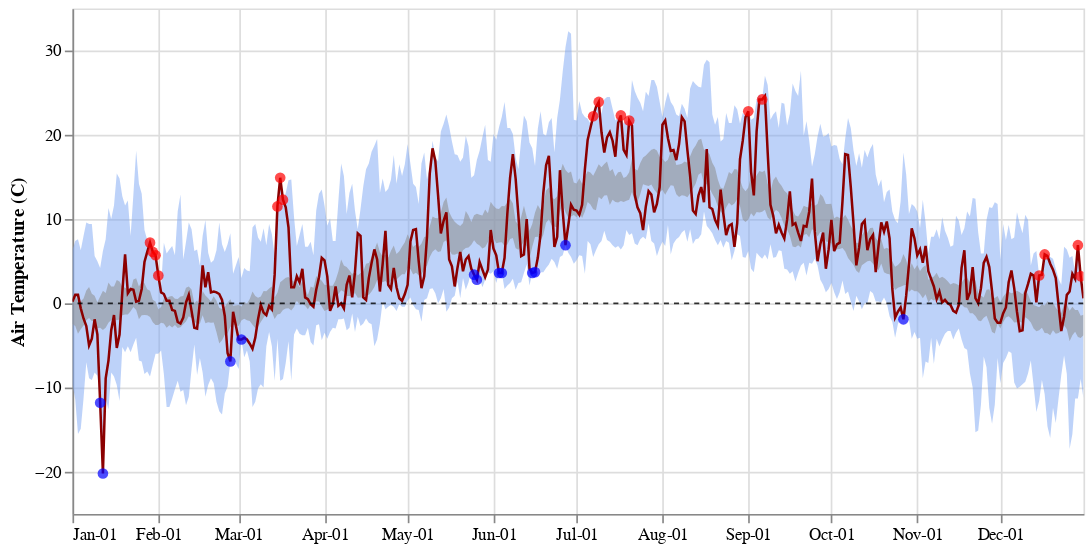

Notebook cell for this chart:
### Code cell
horz_line = alt.Chart(pd.DataFrame({
  'mean_TA': [0],
  'color': ['black']
})).mark_rule(opacity=0.8, strokeDash=[3,3]).encode(
  y='mean_TA',
  color=alt.Color('color:N', scale=None)
)
vert_line1 = alt.Chart(pd.DataFrame({
  'wtr_yr_day': ['2001-03-18'],
  'color': ['red']
})).mark_rule(opacity=0.6, strokeWidth=1.5).encode(
  x='wtr_yr_day:T',
  color=alt.Color('color:N', scale=None)
)
vert_line2 = alt.Chart(pd.DataFrame({
  'wtr_yr_day': ['2001-05-02'],
  'color': ['red']
})).mark_rule(opacity=0.6, strokeWidth=1.5).encode(
  x='wtr_yr_day:T',
  color=alt.Color('color:N', scale=None)
)
vert_line3 = alt.Chart(pd.DataFrame({
  'wtr_yr_day': ['2001-06-07'],
  'color': ['red']
})).mark_rule(opacity=0.6, strokeWidth=1.5).encode(
  x='wtr_yr_day:T',
  color=alt.Color('color:N', scale=None)
)

orc_area = alt.Chart(orc_past_stats).mark_area(color='#7DA6F3', opacity=0.5).encode(
    alt.X('monthdate(date):T', title=None,
          axis=alt.Axis(format='%b-%d', tickCount=12, labelOverlap='parity')),
    alt.Y('max:Q', title='Air Temperature (C)'),
    alt.Y2('min:Q')
).properties(width=600, height=300)

orc_area2 = alt.Chart(orc_past_stats).mark_area(color='#919397', opacity=0.6).encode(
    alt.X('monthdate(date):T', title=None,
          axis=alt.Axis(format='%b-%d', tickCount=12, labelOverlap='parity')),
    alt.Y('ci95_hi:Q'),
    alt.Y2('ci95_lo:Q')
).properties(width=600, height=300)


chart_comb = orc_area + orc_area2  + orc_plot_current + horz_line 
chart_comb.interactive()

### Figure 1 — Vega-Lite specification as saved in the notebook (floating-point values rounded to 4 significant figures; data arrays with more than 128 entries replaced by an {"elided": "..."} marker saying what was removed)
{"config": {"view": {"continuousWidth": 300, "continuousHeight": 300}}, "layer": [{"mark": {"type": "area", "color": "#7DA6F3", "opacity": 0.5}, "encoding": {"x": {"axis": {"format": "%b-%d", "labelOverlap": "parity", "tickCount": 12}, "field": "date", "timeUnit": "monthdate", "title": null, "type": "temporal"}, "y": {"field": "max", "title": "Air Temperature (C)", "type": "quantitative"}, "y2": {"field": "min"}}, "name": "view_8"}, {"mark": {"type": "area", "color": "#919397", "opacity": 0.6}, "encoding": {"x": {"axis": {"format": "%b-%d", "labelOverlap": "parity", "tickCount": 12}, "field": "date", "timeUnit": "monthdate", "title": null, "type": "temporal"}, "y": {"field": "ci95_hi", "type": "quantitative"}, "y2": {"field": "ci95_lo"}}}, {"layer": [{"data": {"name": "data-6adf500702449a66e7f2636d820350e2"}, "mark": {"type": "line", "color": "darkred", "strokeWidth": 1.5}, "encoding": {"tooltip": [{"field": "date", "timeUnit": "monthdate", "title": "Date", "type": "temporal"}, {"field": "mean_TA", "title": "Air Temp", "type": "quantitative"}], "x": {"axis": {"format": "%b-%d", "labelOverlap": "parity", "tickCount": 12}, "field": "date", "timeUnit": "monthdate", "title": null, "type": "temporal"}, "y": {"field": "mean_TA", "type": "quantitative"}}}, {"data": {"name": "data-647faf7ff80c47a4fedc8b14a0775150"}, "mark": {"type": "circle", "color": "blue", "size": 40}, "encoding": {"x": {"axis": {"format": "%b-%d", "labelOverlap": "parity", "tickCount": 12}, "field": "date", "timeUnit": "monthdate", "title": null, "type": "temporal"}, "y": {"field": "mean_TA", "type": "quantitative"}}}, {"data": {"name": "data-5406febb9e57b2f254cda2a449127018"}, "mark": {"type": "circle", "color": "red", "size": 40}, "encoding": {"x": {"axis": {"format": "%b-%d", "labelOverlap": "parity", "tickCount": 12}, "field": "date", "timeUnit": "monthdate", "title": null, "type": "temporal"}, "y": {"field": "mean_TA", "type": "quantitative"}}}]}, {"data": {"name": "data-8a6011465ddcacfefe65e7dfce9817a2"}, "mark": {"type": "rule", "opacity": 0.8, "strokeDash": [3, 3]}, "encoding": {"color": {"field": "color", "scale": null, "type": "nominal"}, "y": {"field": "mean_TA", "type": "quantitative"}}}], "data": {"name": "data-51e2b51246cba46b9ae71dd579f0f3a0"}, "height": 300, "params": [{"name": "param_8", "select": {"type": "interval", "encodings": ["x", "y"]}, "bind": "scales", "views": ["view_8"]}], "width": 600, "$schema": "https://vega.github.io/schema/vega-lite/v5.8.0.json", "datasets": {"data-51e2b51246cba46b9ae71dd579f0f3a0": {"elided": "365 records"}, "data-6adf500702449a66e7f2636d820350e2": {"elided": "365 records"}, "data-647faf7ff80c47a4fedc8b14a0775150": [{"date": "2023-10-27T00:00:00", "mean_TA": -1.9, "wtr_yr_day": "2000-10-27T00:00:00", "wtr_yr": 2024, "year": 2023, "month": 10, "day": 27, "DOY": 300, "mean": 3.974, "max": 17.9, "min": -1.9, "std": 4.577, "sem": 0.9544, "ci95_hi": 5.845, "ci95_lo": 2.103, "index": 299, "low": -1.5}, {"date": "2024-01-11T00:00:00", "mean_TA": -11.8, "wtr_yr_day": "2001-01-11T00:00:00", "wtr_yr": 2024, "year": 2024, "month": 1, "day": 11, "DOY": 11, "mean": -1.048, "max": 4.2, "min": -11.8, "std": 4.55, "sem": 0.9487, "ci95_hi": 0.8117, "ci95_lo": -2.907, "index": 10, "low": -10.5}, {"date": "2024-01-12T00:00:00", "mean_TA": -20.2, "wtr_yr_day": "2001-01-12T00:00:00", "wtr_yr": 2024, "year": 2024, "month": 1, "day": 12, "DOY": 12, "mean": -0.8348, "max": 6.2, "min": -20.2, "std": 5.722, "sem": 1.193, "ci95_hi": 1.504, "ci95_lo": -3.173, "index": 11, "low": -9.5}, {"date": "2024-02-27T00:00:00", "mean_TA": -6.9, "wtr_yr_day": "2001-02-27T00:00:00", "wtr_yr": 2024, "year": 2024, "month": 2, "day": 27, "DOY": 58, "mean": -1.17, "max": 8.3, "min": -6.9, "std": 4.031, "sem": 0.8405, "ci95_hi": 0.4778, "ci95_lo": -2.817, "index": 57, "low": -6.5}, {"date": "2024-03-02T00:00:00", "mean_TA": -4.3, "wtr_yr_day": "2001-03-02T00:00:00", "wtr_yr": 2024, "year": 2024, "month": 3, "day": 2, "DOY": 62, "mean": -1.213, "max": 3.0, "min": -4.3, "std": 2.041, "sem": 0.4256, "ci95_hi": -0.3788, "ci95_lo": -2.047, "index": 60, "low": -3.8}, {"date": "2024-05-25T00:00:00", "mean_TA": 3.4, "wtr_yr_day": "2001-05-25T00:00:00", "wtr_yr": 2024, "year": 2024, "month": 5, "day": 25, "DOY": 146, "mean": 8.961, "max": 15.2, "min": 3.4, "std": 3.615, "sem": 0.7538, "ci95_hi": 10.44, "ci95_lo": 7.483, "index": 144, "low": 5.1}, {"date": "2024-05-26T00:00:00", "mean_TA": 2.8, "wtr_yr_day": "2001-05-26T00:00:00", "wtr_yr": 2024, "year": 2024, "month": 5, "day": 26, "DOY": 147, "mean": 8.839, "max": 17.0, "min": 2.8, "std": 4.366, "sem": 0.9103, "ci95_hi": 10.62, "ci95_lo": 7.055, "index": 145, "low": 2.8}, {"date": "2024-06-03T00:00:00", "mean_TA": 3.6, "wtr_yr_day": "2001-06-03T00:00:00", "wtr_yr": 2024, "year": 2024, "month": 6, "day": 3, "DOY": 155, "mean": 9.209, "max": 20.9, "min": 3.6, "std": 4.847, "sem": 1.011, "ci95_hi": 11.19, "ci95_lo": 7.228, "index": 153, "low": 3.9}, {"date": "2024-06-04T00:00:00", "mean_TA": 3.6, "wtr_yr_day": "2001-06-04T00:00:00", "wtr_yr": 2024, "year": 2024, "month": 6, "day": 4, "DOY": 156, "mean": 9.4, "max": 22.1, "min": 3.6, "std": 5.247, "sem": 1.094, "ci95_hi": 11.54, "ci95_lo": 7.256, "index": 154, "low": 4.4}, {"date": "2024-06-15T00:00:00", "mean_TA": 3.6, "wtr_yr_day": "2001-06-15T00:00:00", "wtr_yr": 2024, "year": 2024, "month": 6, "day": 15, "DOY": 167, "mean": 8.052, "max": 18.4, "min": 3.6, "std": 3.338, "sem": 0.696, "ci95_hi": 9.416, "ci95_lo": 6.688, "index": 165, "low": 4.0}, {"date": "2024-06-16T00:00:00", "mean_TA": 3.7, "wtr_yr_day": "2001-06-16T00:00:00", "wtr_yr": 2024, "year": 2024, "month": 6, "day": 16, "DOY": 168, "mean": 9.317, "max": 16.3, "min": 3.7, "std": 3.573, "sem": 0.745, "ci95_hi": 10.78, "ci95_lo": 7.857, "index": 166, "low": 5.7}, {"date": "2024-06-27T00:00:00", "mean_TA": 6.9, "wtr_yr_day": "2001-06-27T00:00:00", "wtr_yr": 2024, "year": 2024, "month": 6, "day": 27, "DOY": 179, "mean": 13.31, "max": 30.4, "min": 6.9, "std": 6.128, "sem": 1.278, "ci95_hi": 15.81, "ci95_lo": 10.8, "index": 177, "low": 7.2}], "data-5406febb9e57b2f254cda2a449127018": [{"date": "2023-12-15T00:00:00", "mean_TA": 3.3, "wtr_yr_day": "2000-12-15T00:00:00", "wtr_yr": 2024, "year": 2023, "month": 12, "day": 15, "DOY": 349, "mean": -1.835, "max": 3.3, "min": -11.6, "std": 3.347, "sem": 0.6979, "ci95_hi": -0.4669, "ci95_lo": -3.203, "index": 348, "high": 3.3}, {"date": "2023-12-17T00:00:00", "mean_TA": 5.8, "wtr_yr_day": "2000-12-17T00:00:00", "wtr_yr": 2024, "year": 2023, "month": 12, "day": 17, "DOY": 351, "mean": -1.899, "max": 5.8, "min": -10.8, "std": 4.004, "sem": 0.8349, "ci95_hi": -0.2628, "ci95_lo": -3.536, "index": 350, "high": 3.9}, {"date": "2023-12-29T00:00:00", "mean_TA": 6.9, "wtr_yr_day": "2000-12-29T00:00:00", "wtr_yr": 2024, "year": 2023, "month": 12, "day": 29, "DOY": 363, "mean": -2.396, "max": 6.9, "min": -11.3, "std": 3.914, "sem": 0.816, "ci95_hi": -0.7967, "ci95_lo": -3.996, "index": 362, "high": 2.6}, {"date": "2023-12-30T00:00:00", "mean_TA": 3.2, "wtr_yr_day": "2000-12-30T00:00:00", "wtr_yr": 2024, "year": 2023, "month": 12, "day": 30, "DOY": 364, "mean": -2.795, "max": 3.2, "min": -9.0, "std": 3.239, "sem": 0.6753, "ci95_hi": -1.472, "ci95_lo": -4.119, "index": 363, "high": 3.0}, {"date": "2024-01-29T00:00:00", "mean_TA": 7.2, "wtr_yr_day": "2001-01-29T00:00:00", "wtr_yr": 2024, "year": 2024, "month": 1, "day": 29, "DOY": 29, "mean": -0.06957, "max": 7.2, "min": -8.7, "std": 3.819, "sem": 0.7964, "ci95_hi": 1.491, "ci95_lo": -1.63, "index": 28, "high": 5.1}, {"date": "2024-01-30T00:00:00", "mean_TA": 6.1, "wtr_yr_day": "2001-01-30T00:00:00", "wtr_yr": 2024, "year": 2024, "month": 1, "day": 30, "DOY": 30, "mean": -0.913, "max": 6.1, "min": -7.3, "std": 3.299, "sem": 0.6879, "ci95_hi": 0.4353, "ci95_lo": -2.261, "index": 29, "high": 4.8}, {"date": "2024-01-31T00:00:00", "mean_TA": 5.7, "wtr_yr_day": "2001-01-31T00:00:00", "wtr_yr": 2024, "year": 2024, "month": 1, "day": 31, "DOY": 31, "mean": -1.183, "max": 5.7, "min": -6.0, "std": 3.404, "sem": 0.7097, "ci95_hi": 0.2084, "ci95_lo": -2.574, "index": 30, "high": 4.2}, {"date": "2024-02-01T00:00:00", "mean_TA": 3.3, "wtr_yr_day": "2001-02-01T00:00:00", "wtr_yr": 2024, "year": 2024, "month": 2, "day": 1, "DOY": 32, "mean": -1.648, "max": 3.3, "min": -6.0, "std": 2.296, "sem": 0.4788, "ci95_hi": -0.7095, "ci95_lo": -2.586, "index": 31, "high": 0.8}, {"date": "2024-03-15T00:00:00", "mean_TA": 11.5, "wtr_yr_day": "2001-03-15T00:00:00", "wtr_yr": 2024, "year": 2024, "month": 3, "day": 15, "DOY": 75, "mean": -0.03043, "max": 11.5, "min": -4.2, "std": 3.162, "sem": 0.6593, "ci95_hi": 1.262, "ci95_lo": -1.323, "index": 73, "high": 3.2}, {"date": "2024-03-16T00:00:00", "mean_TA": 14.9, "wtr_yr_day": "2001-03-16T00:00:00", "wtr_yr": 2024, "year": 2024, "month": 3, "day": 16, "DOY": 76, "mean": 0.6304, "max": 14.9, "min": -9.2, "std": 4.541, "sem": 0.9469, "ci95_hi": 2.486, "ci95_lo": -1.226, "index": 74, "high": 6.5}, {"date": "2024-03-17T00:00:00", "mean_TA": 12.3, "wtr_yr_day": "2001-03-17T00:00:00", "wtr_yr": 2024, "year": 2024, "month": 3, "day": 17, "DOY": 77, "mean": 0.9826, "max": 12.3, "min": -9.0, "std": 4.329, "sem": 0.9027, "ci95_hi": 2.752, "ci95_lo": -0.7867, "index": 75, "high": 9.6}, {"date": "2024-07-07T00:00:00", "mean_TA": 22.2, "wtr_yr_day": "2001-07-07T00:00:00", "wtr_yr": 2024, "year": 2024, "month": 7, "day": 7, "DOY": 189, "mean": 13.16, "max": 22.2, "min": 5.5, "std": 4.879, "sem": 1.017, "ci95_hi": 15.15, "ci95_lo": 11.16, "index": 187, "high": 21.2}, {"date": "2024-07-09T00:00:00", "mean_TA": 23.9, "wtr_yr_day": "2001-07-09T00:00:00", "wtr_yr": 2024, "year": 2024, "month": 7, "day": 9, "DOY": 191, "mean": 14.55, "max": 23.9, "min": 7.0, "std": 4.749, "sem": 0.9902, "ci95_hi": 16.49, "ci95_lo": 12.61, "index": 189, "high": 22.1}, {"date": "2024-07-17T00:00:00", "mean_TA": 22.3, "wtr_yr_day": "2001-07-17T00:00:00", "wtr_yr": 2024, "year": 2024, "month": 7, "day": 17, "DOY": 199, "mean": 13.88, "max": 22.3, "min": 6.4, "std": 4.23, "sem": 0.882, "ci95_hi": 15.61, "ci95_lo": 12.15, "index": 197, "high": 20.2}, {"date": "2024-07-20T00:00:00", "mean_TA": 21.7, "wtr_yr_day": "2001-07-20T00:00:00", "wtr_yr": 2024, "year": 2024, "month": 7, "day": 20, "DOY": 202, "mean": 13.93, "max": 21.7, "min": 8.1, "std": 3.984, "sem": 0.8308, "ci95_hi": 15.56, "ci95_lo": 12.3, "index": 200, "high": 21.0}, {"date": "2024-09-01T00:00:00", "mean_TA": 22.8, "wtr_yr_day": "2001-09-01T00:00:00", "wtr_yr": 2024, "year": 2024, "month": 9, "day": 1, "DOY": 245, "mean": 11.85, "max": 22.8, "min": 6.2, "std": 4.641, "sem": 0.9678, "ci95_hi": 13.75, "ci95_lo": 9.955, "index": 243, "high": 19.0}, {"date": "2024-09-06T00:00:00", "mean_TA": 24.2, "wtr_yr_day": "2001-09-06T00:00:00", "wtr_yr": 2024, "year": 2024, "month": 9, "day": 6, "DOY": 250, "mean": 13.23, "max": 24.2, "min": 5.3, "std": 5.756, "sem": 1.2, "ci95_hi": 15.59, "ci95_lo": 10.88, "index": 248, "high": 22.4}], "data-8a6011465ddcacfefe65e7dfce9817a2": [{"mean_TA": 0, "color": "black"}]}}
